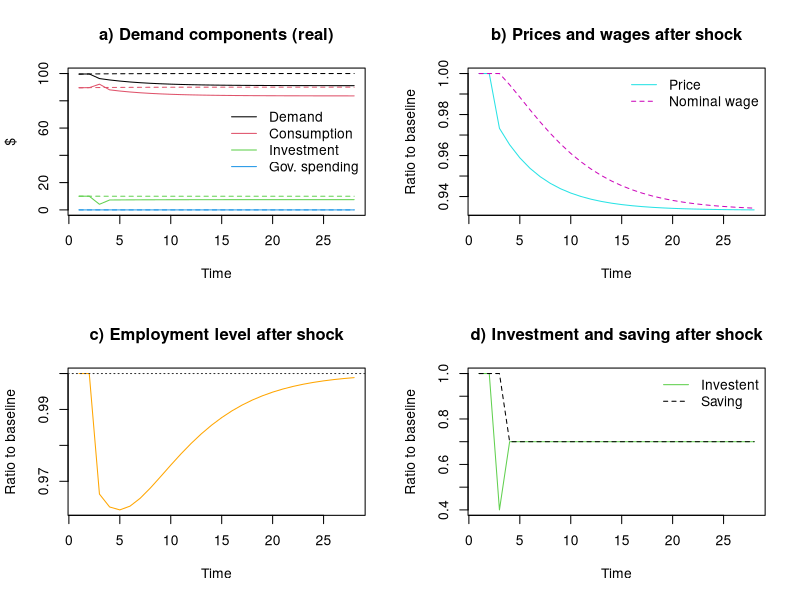

Source code (R):
#A simple neoclassical-Keynesian model (flexible prices but sticky nominal wages)

#Made by mvp, 4/10/2022

# Clear Environment
rm(list=ls(all=TRUE))

# Clear Plots
#if(!is.null(dev.list())) dev.off()

# Clear Console
cat("\014")

#Time span
nPeriods = 50

#Scenarios
nScenarios = 2

#Parameters
c0 = 10        #Autonomous consumption
c1 = 0.8         #Marginal propensity to consume out of income
i0 = 0.04      #Interest rate
b0 = 14        #Autonomous investment
b1 = 100       #Sensitivity of investment to interest rate
prod = 5       #Labour productivity
g0 = 0         #Government spending
l0 = 45        #Labour demand independent of wages
l1 = 10        #Sensitivity of labour demand to real wage rate
l2 = 8         #Sensitivity of labour supply to real wage rate
s0 = 6         #Saving independent of interest rate
s1 = 100       #Sensitivity of saving to interest rate
p1 = 1         #Initial price level
gamma_w = 0.2  #Speed of adjustment of nominal wage rate
w1 = 2.5       #Initial level of nominal wage rate  
L_f = 20       #Full employment level

#Variables
#Aggregate demand
Z=matrix(data=0,nrow=nScenarios,ncol=nPeriods)
#Aggregate output (supply) in nominal terms
Y=matrix(data=0,nrow=nScenarios,ncol=nPeriods)
#Aggregate output (supply) in real terms
X=matrix(data=0,nrow=nScenarios,ncol=nPeriods)
#Aggregate consumption
C=matrix(data=0,nrow=nScenarios,ncol=nPeriods)
#Aggregate investment
I=matrix(data=0,nrow=nScenarios,ncol=nPeriods)
#Government spending
G=matrix(data=0,nrow=nScenarios,ncol=nPeriods)
#Labour demand 
Ld=matrix(data=0,nrow=nScenarios,ncol=nPeriods)
#Labour supply
Ls=matrix(data=0,nrow=nScenarios,ncol=nPeriods)
#Price level
p=matrix(data=p1,nrow=nScenarios,ncol=nPeriods)
#Aggregate saving
S=matrix(data=0,nrow=nScenarios,ncol=nPeriods)
#Interest rate
i=matrix(data=i0,nrow=nScenarios,ncol=nPeriods)
#Real wage rate
wr=matrix(data=2.5,nrow=nScenarios,ncol=nPeriods)
#Full-employment real wage rate
wr_f=matrix(data=2.5,nrow=nScenarios,ncol=nPeriods)
#Nominal wage rate
w=matrix(data=w1,nrow=nScenarios,ncol=nPeriods)

#Scenarios loop
for (j in 1:nScenarios){

#Time loop
for (t in 2:nPeriods){

  #Iterations  
  for (iter in 1:20){
  
  #Negative shock to investment after period 25 in scenario 2
  if (t >= 25 & j==2) {b0 = 8}  
  
  #############################  SHARED EQUATIONS
    
  Z[j,t] = C[j,t] + I[j,t] + G[j,t] #Aggregate demand
  
  Y[j,t] = Z[j,t]                   #Nominal output 
  
  C[j,t] = c0 + c1 * Y[j,t-1]       #Consumption
  
  I[j,t] = b0 - b1 * i[j,t-1]       #Investment                 
  
  G[j,t] = g0                       #Government spending
  
  ############################# MODEL-SPECIFIC EQUATIONS
  
  S[j,t] = s0 + s1 * i[j,t-1]                         #Private saving (as a positive function of i)
  
  i[j,t] = (b0 - s0)/(s1 + b1)                        #Interest rate (such that S = I)
  
  p[j,t] = (Y[j,t] + prod * l1 * w1)/(prod * l0)      #Price level (market clearing): p[j,t] = Y[j,t]/X[j,t]
  
  X[j,t] = Ls[j,t]*prod                               #Real output (defined by production function)
  
  Ld[j,t] = l0 - l1*wr[j,t]                           #Labour demand (as a negative function of the real wage)
  
  Ls[j,t] = Ld[j,t]                                   #Labour supply (adjusting to labour demand)
  
  wr_f[j,t] = l0/(l2 + l1)                            #Full-employment real wage rate (such that: Ld = Ls)  
  
  wr[j,t] = w[j,t]/p[j,t]                             #Real wage rate (as ratio of nominal wage rate to price level)

  w[j,t] = w[j,t-1] - gamma_w*(wr[j,t-1] - wr_f[j,t]) #Nominal wage rate (sticky, adjusting slowly to new labour market conditions)
  
  #############################
  
}}}


#Set plot layout
layout(matrix(c(1,2,3,4), 2, 2, byrow = TRUE))

#Plot demand components
plot(Z[1,23:nPeriods]/p[1,23:nPeriods], type="l",col=1,lty=2,ylim=range(0,100),main="a) Demand components (real)",ylab = '$',xlab = 'Time')
lines(C[1,23:nPeriods]/p[1,23:nPeriods],col=2,lty=2)
lines(I[1,23:nPeriods]/p[1,23:nPeriods],col=3,lty=2)
lines(G[1,23:nPeriods]/p[1,23:nPeriods],col=4,lty=2)
lines(Z[2,23:nPeriods]/p[2,23:nPeriods],col=1)
lines(C[2,23:nPeriods]/p[2,23:nPeriods],col=2)
lines(I[2,23:nPeriods]/p[2,23:nPeriods],col=3)
lines(G[2,23:nPeriods]/p[2,23:nPeriods],col=4)
#abline(v=5,col="gray30",lty=3)
legend("right",c("Demand","Consumption","Investment","Gov. spending"),  bty = 'n', lty=c(1,1,1,1), col = c(1,2,3,4), box.lty=0)

#Plot price level and nominal wage
plot(p[2,23:nPeriods]/p[1,23:nPeriods], type="l",col=5,main="b) Prices and wages after shock",ylab = 'Ratio to baseline',xlab = 'Time')
lines(w[2,23:nPeriods]/w[1,23:nPeriods], col=6, lty=2)
legend("topright",c("Price","Nominal wage"),  bty = 'n', lty=c(1,2), col = c(5,6), box.lty=0)

#Plot employment
plot(Ld[2,23:nPeriods]/Ld[1,23:nPeriods], type="l",col="orange",main="c) Employment level after shock",ylab = 'Ratio to baseline',xlab = 'Time')
abline(h=1,col="gray20",lty=3)

#Plot investment and saving
plot(I[2,23:nPeriods]/I[1,23:nPeriods], type="l",col=3,main="d) Investment and saving after shock",ylab = 'Ratio to baseline',xlab = 'Time')
lines(S[2,23:nPeriods]/S[1,23:nPeriods], col=1, lty=2)
legend("topright",c("Investent","Saving"),  bty = 'n', lty=c(1,2), col = c(3,1), box.lty=0)
